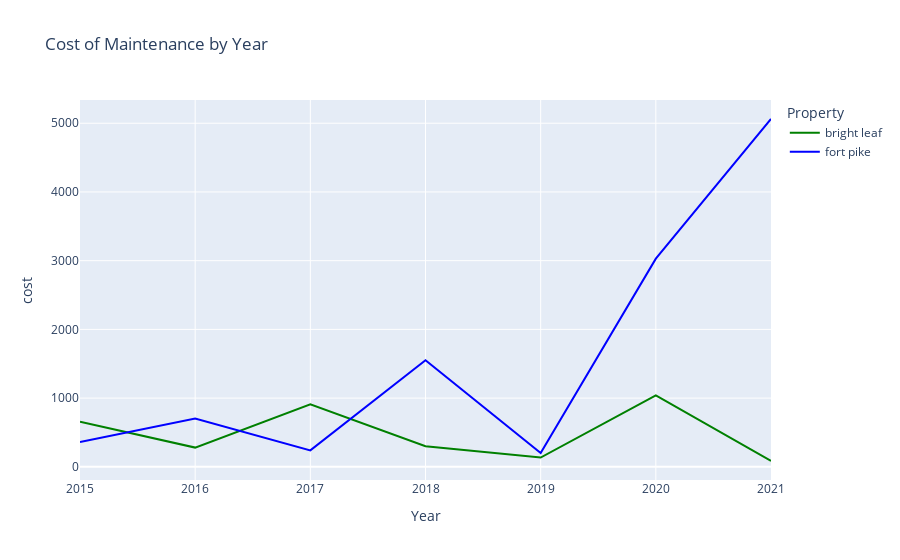

Source (notebook cell):
### Code cell
fig = px.line(maintenance_cost, x="Year", y="cost", color="Property", title="Cost of Maintenance by Year", color_discrete_map={
        'fort pike': 'blue',
        'bright leaf': 'green'
    })
fig

### Figure 1 — Plotly figure (JSON) as saved in the notebook; plotly's stock layout.template omitted (floating-point values rounded to 4 significant figures)
{"data": [{"hovertemplate": "Property=bright leaf<br>Year=%{x}<br>cost=%{y}<extra></extra>", "legendgroup": "bright leaf", "line": {"color": "green", "dash": "solid"}, "marker": {"symbol": "circle"}, "mode": "lines", "name": "bright leaf", "orientation": "v", "showlegend": true, "type": "scatter", "x": [2015, 2016, 2017, 2018, 2019, 2020, 2021], "xaxis": "x", "y": [657, 280, 910.0, 300, 135, 1040, 85], "yaxis": "y"}, {"hovertemplate": "Property=fort pike<br>Year=%{x}<br>cost=%{y}<extra></extra>", "legendgroup": "fort pike", "line": {"color": "blue", "dash": "solid"}, "marker": {"symbol": "circle"}, "mode": "lines", "name": "fort pike", "orientation": "v", "showlegend": true, "type": "scatter", "x": [2015, 2016, 2017, 2018, 2019, 2020, 2021], "xaxis": "x", "y": [360, 704, 240, 1550.0, 200, 3029.0, 5062.0], "yaxis": "y"}], "layout": {"legend": {"title": {"text": "Property"}, "tracegroupgap": 0}, "title": {"text": "Cost of Maintenance by Year"}, "xaxis": {"anchor": "y", "domain": [0, 1], "title": {"text": "Year"}}, "yaxis": {"anchor": "x", "domain": [0, 1], "title": {"text": "cost"}}}}
